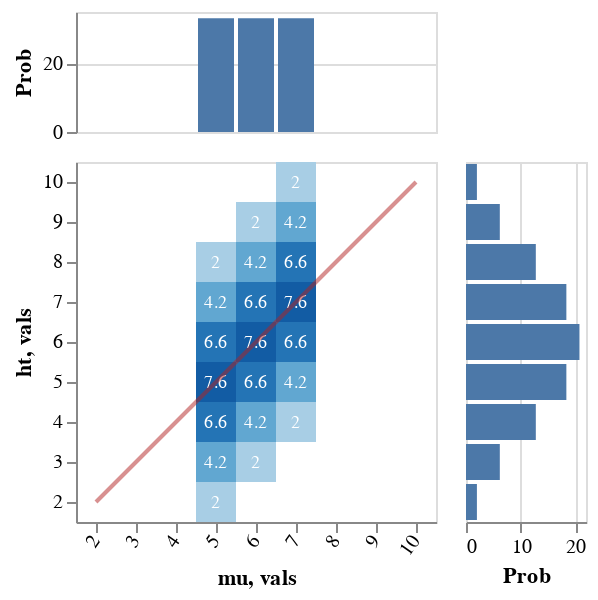

Notebook code cell kept with this figure:
### Markdown cell above
Here we only show the joint distribution of John's height and the median height. The distributions over others' heights are identical.

### Code cell
-- vlShow . sidewaysDists <$> forM domain (\x ->
--   titled (show x ++ "'s Height Prior") . barFromDist <$> enumD (($ x) . ht . fst <$> indicesPriorFlat)
--   )
vlShow . margHeatFromDist <$> enumD (first (`ht` John) <$> indicesPriorFlat)

### Figure 1 — Vega-Lite specification as saved in the notebook (floating-point values rounded to 4 significant figures)
{"$schema": "https://vega.github.io/schema/vega-lite/v3.json", "bounds": "flush", "config": {"scale": {"rectBandPaddingInner": 0}}, "data": {"values": [{"ht": "2", "mu": "5", "prob": 2}, {"ht": "3", "mu": "5", "prob": 4.2}, {"ht": "3", "mu": "6", "prob": 2}, {"ht": "4", "mu": "5", "prob": 6.6}, {"ht": "4", "mu": "6", "prob": 4.2}, {"ht": "4", "mu": "7", "prob": 2}, {"ht": "5", "mu": "5", "prob": 7.6}, {"ht": "5", "mu": "6", "prob": 6.6}, {"ht": "5", "mu": "7", "prob": 4.2}, {"ht": "6", "mu": "5", "prob": 6.6}, {"ht": "6", "mu": "6", "prob": 7.6}, {"ht": "6", "mu": "7", "prob": 6.6}, {"ht": "7", "mu": "5", "prob": 4.2}, {"ht": "7", "mu": "6", "prob": 6.6}, {"ht": "7", "mu": "7", "prob": 7.6}, {"ht": "8", "mu": "5", "prob": 2}, {"ht": "8", "mu": "6", "prob": 4.2}, {"ht": "8", "mu": "7", "prob": 6.6}, {"ht": "9", "mu": "6", "prob": 2}, {"ht": "9", "mu": "7", "prob": 4.2}, {"ht": "10", "mu": "7", "prob": 2}]}, "spacing": 15, "vconcat": [{"encoding": {"x": {"axis": null, "field": "mu", "scale": {"domain": ["2", "3", "4", "5", "6", "7", "8", "9", "10"], "rangeStep": 30}, "sort": null, "type": "ordinal"}, "y": {"aggregate": "sum", "axis": {"title": "Prob"}, "field": "prob", "type": "quantitative"}}, "height": 60, "mark": "bar"}, {"bounds": "flush", "hconcat": [{"encoding": {"x": {"axis": {"labelAngle": -55}, "field": "mu", "scale": {"domain": ["2", "3", "4", "5", "6", "7", "8", "9", "10"], "rangeStep": 30}, "sort": null, "type": "ordinal"}, "y": {"axis": {"labelAngle": 0}, "field": "ht", "scale": {"domain": ["10", "9", "8", "7", "6", "5", "4", "3", "2"], "rangeStep": 30}, "sort": null, "type": "ordinal"}}, "layer": [{"encoding": {"color": {"aggregate": "sum", "field": "prob", "legend": null, "scale": {"scheme": {"extent": [0.2, 0.9], "name": "blues"}}, "type": "quantitative"}}, "mark": "rect"}, {"encoding": {"color": {"value": "white"}, "text": {"aggregate": "sum", "field": "prob", "type": "quantitative"}}, "mark": {"fontSize": 9, "type": "text"}}, {"data": {"values": [{"vals": "2"}, {"vals": "3"}, {"vals": "4"}, {"vals": "5"}, {"vals": "6"}, {"vals": "7"}, {"vals": "8"}, {"vals": "9"}, {"vals": "10"}]}, "encoding": {"x": {"field": "vals", "sort": null, "type": "ordinal"}, "y": {"field": "vals", "sort": null, "type": "ordinal"}}, "mark": {"opacity": 0.5, "stroke": "firebrick", "strokeWidth": 2, "type": "line"}}]}, {"encoding": {"x": {"aggregate": "sum", "axis": {"title": "Prob"}, "field": "prob", "type": "quantitative"}, "y": {"axis": null, "field": "ht", "scale": {"domain": ["10", "9", "8", "7", "6", "5", "4", "3", "2"], "rangeStep": 30}, "sort": null, "type": "ordinal"}}, "mark": "bar", "width": 60}], "spacing": 15}]}
